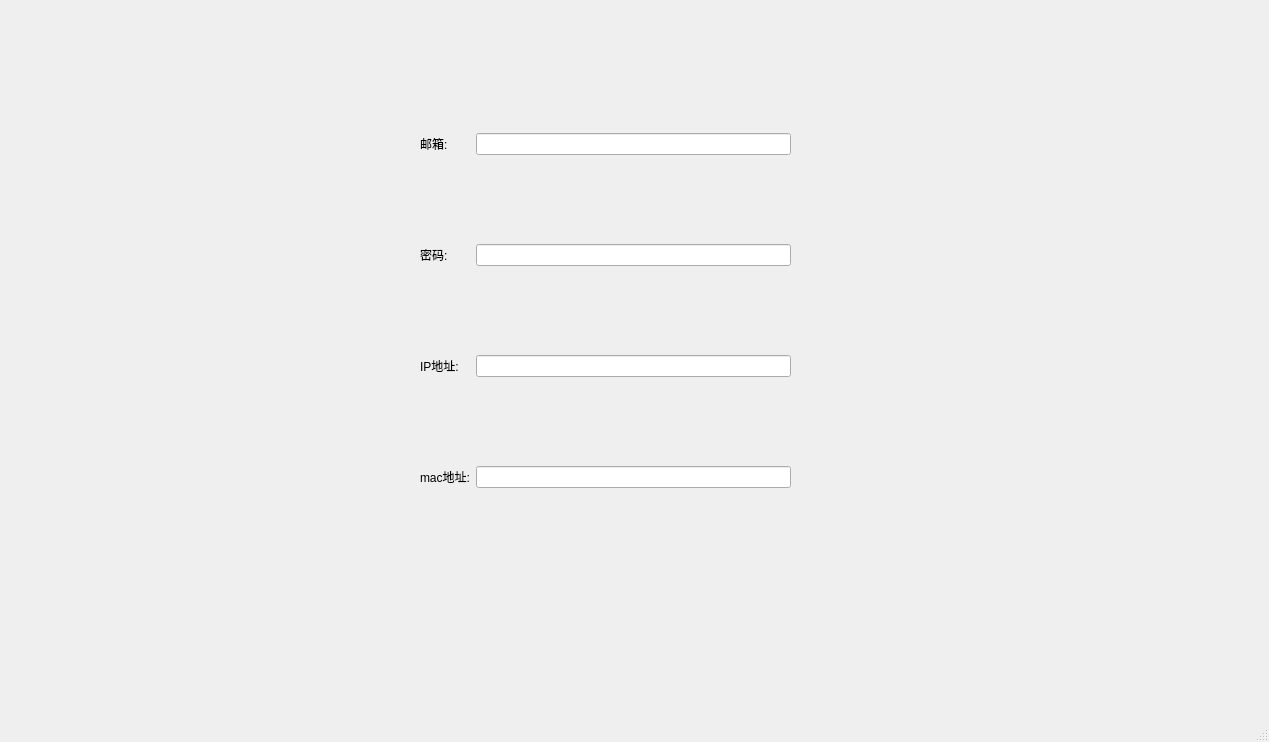
<?xml version="1.0" encoding="UTF-8"?>
<ui version="4.0">
 <class>MainWindow</class>
 <widget class="QMainWindow" name="MainWindow">
  <property name="geometry">
   <rect>
    <x>0</x>
    <y>0</y>
    <width>1269</width>
    <height>742</height>
   </rect>
  </property>
  <property name="windowTitle">
   <string>MainWindow</string>
  </property>
  <widget class="QWidget" name="centralwidget">
   <widget class="QWidget" name="gridLayoutWidget">
    <property name="geometry">
     <rect>
      <x>420</x>
      <y>50</y>
      <width>371</width>
      <height>521</height>
     </rect>
    </property>
    <layout class="QGridLayout" name="gridLayout">
     <item row="2" column="2">
      <widget class="QLineEdit" name="ipLine"/>
     </item>
     <item row="1" column="0">
      <widget class="QLabel" name="passwordLabel">
       <property name="text">
        <string>密码:</string>
       </property>
      </widget>
     </item>
     <item row="0" column="2">
      <widget class="QLineEdit" name="emailLine"/>
     </item>
     <item row="0" column="0">
      <widget class="QLabel" name="emailLabel">
       <property name="text">
        <string>邮箱:</string>
       </property>
      </widget>
     </item>
     <item row="1" column="2">
      <widget class="QLineEdit" name="passwordLine"/>
     </item>
     <item row="2" column="0">
      <widget class="QLabel" name="ipLabel">
       <property name="text">
        <string>IP地址:</string>
       </property>
      </widget>
     </item>
     <item row="3" column="0">
      <widget class="QLabel" name="macLabel">
       <property name="text">
        <string>mac地址:</string>
       </property>
      </widget>
     </item>
     <item row="3" column="2">
      <widget class="QLineEdit" name="macLine"/>
     </item>
    </layout>
   </widget>
  </widget>
  <widget class="QMenuBar" name="menubar">
   <property name="geometry">
    <rect>
     <x>0</x>
     <y>0</y>
     <width>1269</width>
     <height>26</height>
    </rect>
   </property>
  </widget>
  <widget class="QStatusBar" name="statusbar"/>
 </widget>
 <resources/>
 <connections/>
</ui>
